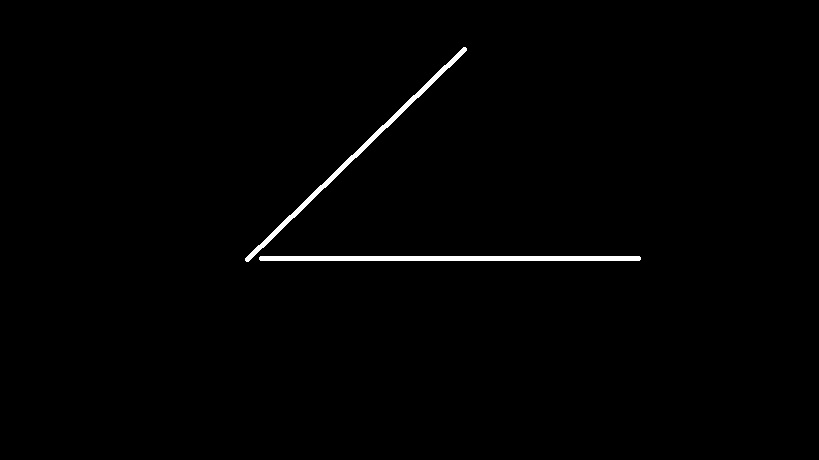
#> input picture FileTests/foto3.jpg, 819 x 460 px
$ python teste.py   (Python 2 division)   (older library calls are emulated)
#> lines starting #> are read from the running program, lines starting #| are printed output that depends on the picture; after the words box and inside, x2 and y2 are one past the last pixel; in counts of white or black regions, pixels touching at a corner belong together; long printed decimals are rounded
import numpy as np, cv2 as cv
import math

def angVetor(u, v):
    modulo_u = math.sqrt((math.pow(u[0],2) + math.pow(u[1],2)))
    modulo_v = math.sqrt((math.pow(v[0],2) + math.pow(v[1],2)))
    x = modulo_u * modulo_v
    uXv = u[0] * v[0] + u[1] * v[1]
    cosO = uXv / x
    angO = math.acos(cosO)
    return math.degrees(angO)

frames = cv.imread("foto3.jpg")
#> frames is the input picture: shape (460, 819, 3); min 0, max 255, mean 2.3
imgray = cv.cvtColor(frames, cv.COLOR_BGR2GRAY)
ret, thresh = cv.threshold(imgray, 127, 255, 0)
#> thresh: shape (460, 819); 0.91% white; 2 white regions
im2, contours, hierarchy = cv.findContours(thresh, cv.RETR_TREE, cv.CHAIN_APPROX_SIMPLE)
#> contours = 2 contours; box (x1, y1, x2, y2) and area: (259, 256, 641, 261) 1522, (245, 47, 467, 262) 1288
#print contours[0][5][0]
#print contours[1][9][0]

u = contours[0][5][0] - contours[1][16][0]
#> u = [395, -1]
v = contours[0][7][0] - contours[1][0][0]
#> v = [176, 209]
print u, v
#| [395  -1] [176 209]

cv.line(frames,tuple(contours[0][5][0]),tuple(contours[1][16][0]),(0,255,0),3)
cv.line(frames,tuple(contours[0][7][0]),tuple(contours[1][0][0]),(0,255,0),3)
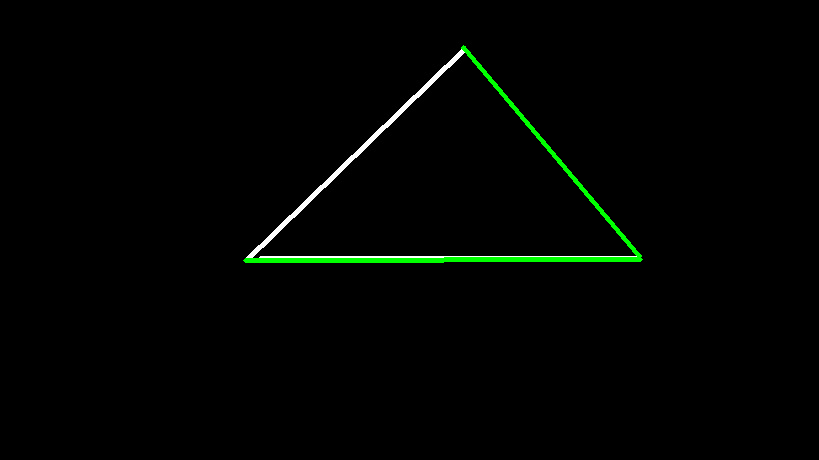
#> frames: shape (460, 819, 3); mean B, G, R 1.4, 3.5, 1.4
#frames = cv.drawContours(frames, contours, -1, (0,255,0), 1)
print angVetor(u, v)
#> in angVetor, `modulo_u = math.sqrt((math.pow(u[0],2) + math.pow(u[1],2)))`: modulo_u = 395
#> in angVetor, `modulo_v = math.sqrt((math.pow(v[0],2) + math.pow(v[1],2)))`: modulo_v = 273.2
#> in angVetor, `x = modulo_u * modulo_v`: x = 107927.9
#> in angVetor, `uXv = u[0] * v[0] + u[1] * v[1]`: uXv = 69311
#> in angVetor, `cosO = uXv / x`: cosO = 0.642
#> in angVetor, `angO = math.acos(cosO)`: angO = 0.873
#| 50.044
print("-----------")
while True:
    cv.imshow('Identificador', frames)
    if cv.waitKey(1) & 0xFF == ord('q'):
#> (key q is pressed here)
        break
cv.destroyAllWindows()
